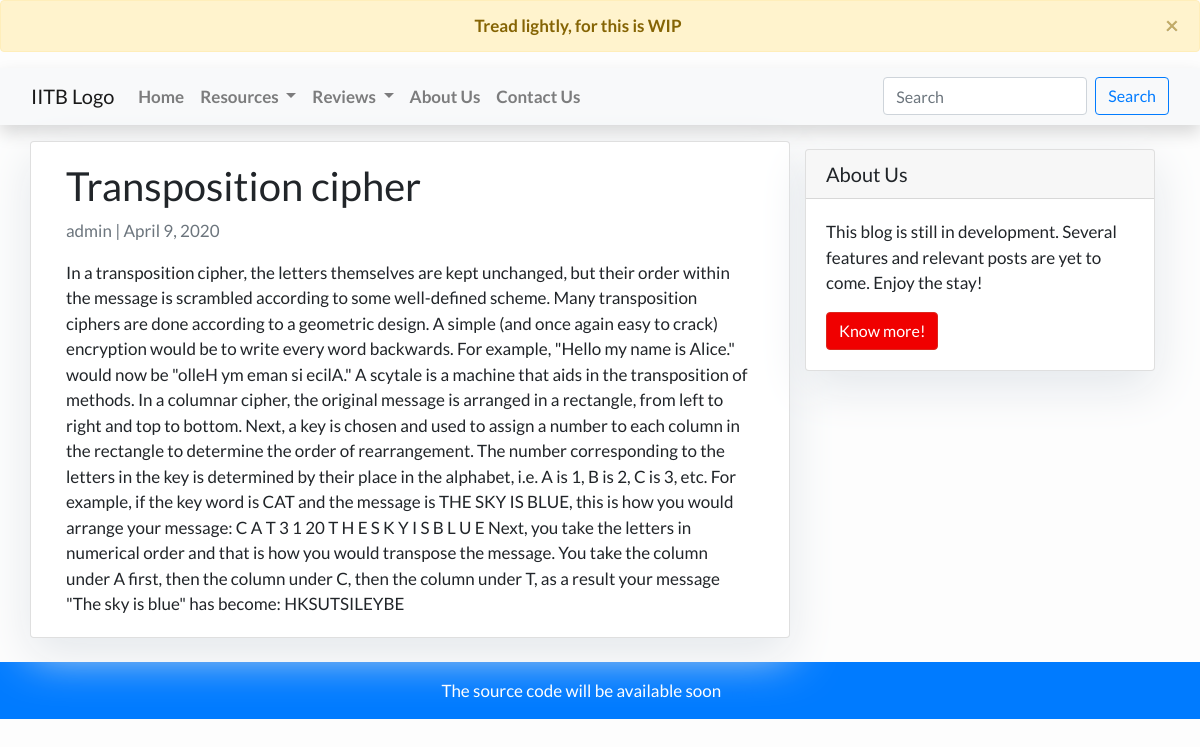
The page /transposition-cipher/ on the database its author committed.
### feed/models.py (models this page shows, shortened)
class Post(models.Model):
    title = models.CharField(max_length=200, unique=True)
    slug = models.SlugField(max_length=50, unique=True)
    author = models.ForeignKey(settings.AUTH_USER_MODEL, on_delete=models.CASCADE)
    content = models.TextField()
    published_date = models.DateTimeField(default=timezone.now)
    published_date_mdy = models.DateField(default=date.today)

### feed/views.py (the view)
# urls.py: path('<slug:slug>/', views.PostDetail.as_view(), name='post_detail'),
class PostDetail(generic.DetailView):
    model = Post
    template_name = 'feed/post_detail.html'

### feed/templates/feed/post_detail.html
{% extends 'feed/base.html' %} {% block content %}
<div class="container">
  <div class="row">
    <div class="col-md-8 card mb-4  mt-3 left  top">
      <div class="card-body">
        <h1>{% block title %} {{ object.title }} {% endblock title %}</h1>
        <p class=" text-muted">{{ post.author }} | {{ post.published_date_mdy }}</p>
        <p class="card-text ">{{ object.content | safe }}</p>
      </div>
    </div>
    {% block sidebar %} {% include 'feed/sidebar.html' %} {% endblock sidebar %}
  </div>
</div>
{% endblock content %}

### feed/templates/feed/base.html (style rules this page uses)
body { font-family: "Lato", sans-serif; font-size: 17px; background-color: #fdfdfd; }

### feed/templates/feed/sidebar.html (style rules this page uses)
.card { box-shadow: 0 16px 48px #E3E7EB; }

### rows shown on the page
Post: title "Transposition cipher", author "admin", published_date_mdy "April 9, 2020", content "In a transposition cipher, the letters themselves are kept unchanged, but their order within the message is scrambled according to some well-defined scheme. Many transposition ciphers are done according to a geometric design. A simple (and once again easy to crack) encryption would be to write every word backwards. For example, \"Hello my name is Alice.\" would now be \"olleH ym eman si ecilA.\" A scytale is a machine that aids in the transposition of methods. In a columnar cipher, the original message is arranged in a rectangle, from left to right and top to bottom. Next, a key is chosen and used to assign a number to each column in the rectangle to determine the order of rearrangement. The…"
